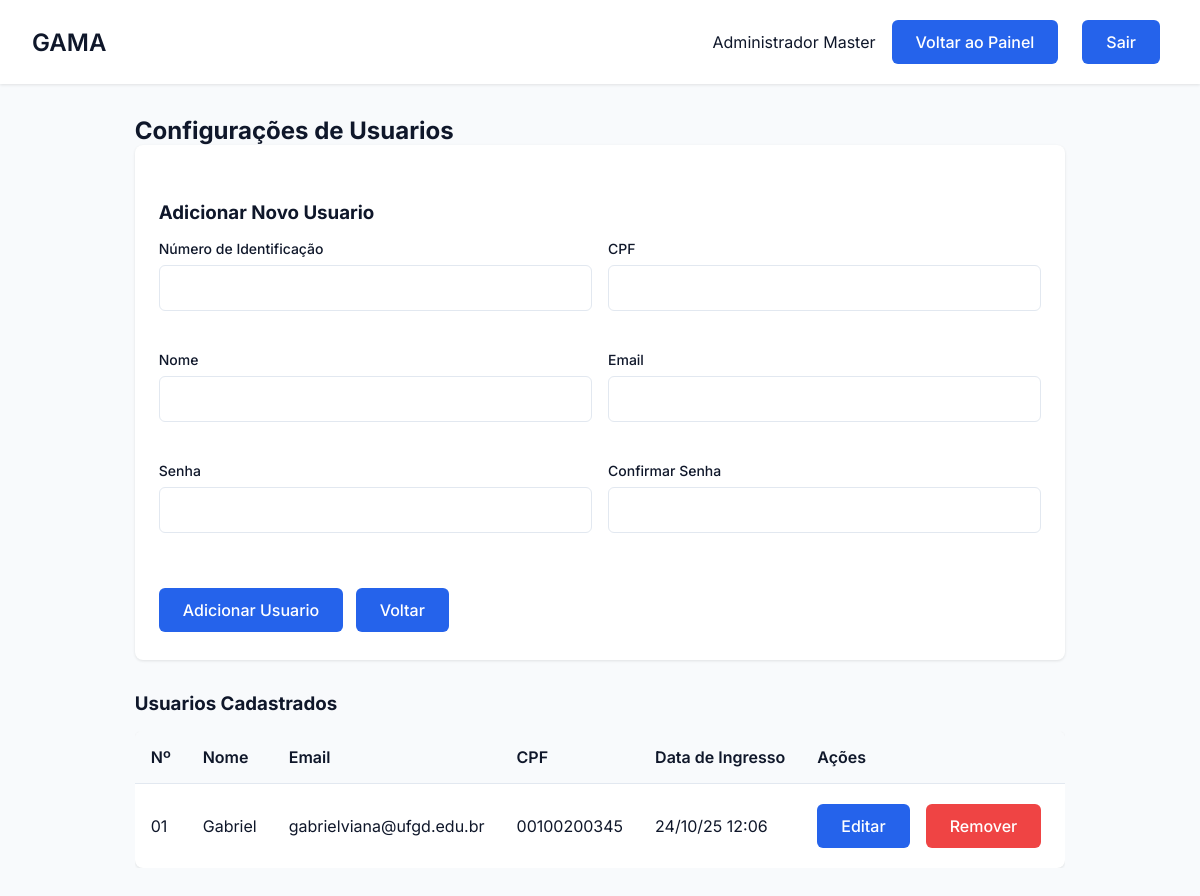
The page /usuario/config_usuarios (signed in) on the database its author committed.
### tables this page shows
CREATE TABLE Usuario (
        id_usuario TEXT PRIMARY KEY,
        cpf_usuario TEXT NOT NULL,
        nome TEXT NOT NULL,
        email TEXT NOT NULL,
        senha TEXT NOT NULL,
        tipo TEXT NOT NULL CHECK (tipo IN ('administrador', 'usuario')),
        data_ingresso DATETIME NOT NULL,
        data_saida DATETIME
    );

### gama/routes/usuario_routes.py (the view, shortened to what this page needs)
@usuario_bp.route('/config_usuarios', methods=['GET', 'POST'])
def config_usuarios():
    if 'usuario_id' not in session or session.get('tipo') != 'administrador':
        flash('Acesso negado.', 'error')
        return redirect(url_for('auth.login'))
    usuarios_originais = Usuario.get_all()
    usuarios_processados = []
    for usuario_tupla in usuarios_originais:
        usuario_lista = list(usuario_tupla)
        data_ingresso = usuario_lista[6]
        if isinstance(data_ingresso, str):
            try:
                usuario_lista[6] = datetime.strptime(data_ingresso.split('.')[0], '%Y-%m-%d %H:%M:%S')
            except ValueError:
                print(f"AVISO: Não foi possível converter a data '{data_ingresso}' para o usuario {usuario_lista[0]}.")
                usuario_lista[6] = data_ingresso
        usuarios_processados.append(tuple(usuario_lista))
    return render_template('config_usuarios.html', usuarios=usuarios_processados, nome=session.get('nome'))

### app.py (called while the page is built)
@app.before_request
def make_session_permanent():
    session.permanent = True

### gama/database/database.py (called while the page is built)
def conectar():
    diretorio_db = "gama/database"
    if not os.path.exists(diretorio_db):
        os.makedirs(diretorio_db)
    return sqlite3.connect(f"{diretorio_db}/editais.db")

### gama/models/usuario.py (called while the page is built)
    @staticmethod
    def get_all():
        conn = conectar()
        cursor = conn.cursor()
        try:
            cursor.execute("SELECT * FROM Usuario WHERE tipo = 'usuario'")
            return cursor.fetchall()
        except sqlite3.Error as e:
            print(f"Erro ao buscar usuários: {e}")
            return []
        finally:
            conn.close()

### gama/templates/config_usuarios.html (shortened to what this page needs)
<!DOCTYPE html>
<html lang="pt-BR">
<head>
    <link rel="stylesheet" href="{{ url_for('static', filename='css/estilo.css') }}">
    <link rel="stylesheet" href="{{ url_for('static', filename='css/usuarios.css') }}">
    <link rel="stylesheet" href="{{ url_for('static', filename='css/dashboard.css') }}">
    <link rel="stylesheet" href="https://cdnjs.cloudflare.com/ajax/libs/font-awesome/6.5.0/css/all.min.css">
</head>
<body>
    <div class="dashboard">
        <header class="dashboard-header">
            <nav class="dashboard-nav container">
                <h1 class="dashboard-title">GAMA</h1>
                <div class="dashboard-user">
                    <span>{{ session.get('nome') }}</span>
                    {% if session.get('tipo') == 'administrador' %}
                        <a href="{{ url_for('admin.painel_admin') }}" class="btn btn-primary">Voltar ao Painel</a>
                    {% else %}
                        <a href="{{ url_for('usuarios.painel_usuario') }}" class="btn btn-primary">Voltar ao Painel</a>
                    {% endif %}
                    <a href="{{ url_for('auth.logout') }}" class="btn btn-primary">Sair</a>
                </div>
            </nav>
        </header>
        <main class="dashboard-content container">
            <h2>Configurações de Usuarios</h2>
            <div class="form-container">
                <h3 class="titulo">Adicionar Novo Usuario</h3>
                <form action="{{ url_for('usuarios.config_usuarios') }}" method="POST">
                    <div class="form-row">
                        <div class="form-group">
                            <label for="id_usuario" class="form-label">Número de Identificação</label>
                            <input type="text" id="id_usuario" name="id_usuario" class="form-input" required>
                        </div>
                        <div class="form-group">
                            <label for="cpf_usuario" class="form-label">CPF</label>
                            <input type="text" id="cpf_usuario" name="cpf_usuario" class="form-input" required>
                        </div>
                    </div>
                    <div class="form-row">
                        <div class="form-group">
                            <label for="nome" class="form-label">Nome</label>
                            <input type="text" id="nome" name="nome" class="form-input" required>
                        </div>
                        <div class="form-group">
                            <label for="email" class="form-label">Email</label>
                            <input type="email" id="email" name="email" class="form-input" required>
                        </div>
                    </div>
                    <div class="form-row">
                        <div class="form-group">
                            <label for="senha" class="form-label">Senha</label>
                            <input type="password" id="senha" name="senha" class="form-input" required>
                        </div>
                        <div class="form-group">
                            <label for="confirmar_senha" class="form-label">Confirmar Senha</label>
                            <input type="password" id="confirmar_senha" name="confirmar_senha" class="form-input" required>
                        </div>
                    </div>
                    <div>
                        <button type="submit" class="btn btn-primary">Adicionar Usuario</button>
                        <a href="{{ url_for('admin.painel_admin') }}" class="btn btn-secondary">Voltar</a>
                    </div>
                </form>
            </div>
            <h3 class="titulo">Usuarios Cadastrados</h3>
            <div class="tabela-container">
                <table class="table">
                    <thead>
                        <tr>
                            <th>Nº</th>
                            <th>Nome</th>
                            <th>Email</th>
                            <th>CPF</th>
                            <th>Data de Ingresso</th>
                            <th>Ações</th>
                        </tr>
                    </thead>
                    <tbody>
                        {% for usuario in usuarios %}
                        <tr>
                            <td>{{ usuario[0] }}</td>
                            <td>{{ usuario[2] }}</td>
                            <td>{{ usuario[3] }}</td>
                            <td>{{ usuario[1] }}</td>
                            <td>{{ usuario[6].strftime('%d/%m/%y %H:%M') }}</td>
                            <td class="acoes">
                                <button class="btn btn-secundario" onclick="openEditModal('{{ usuario[0] }}', '{{ usuario[2] }}', '{{ usuario[3] }}', '{{ usuario[1] }}')">Editar</button>
                                <form action="{{ url_for('usuarios.remover_usuario', id_usuario=usuario[0]) }}" method="POST" class="inline-form" onsubmit="return confirm('Tem certeza que deseja remover este usuario?');">
                                    <button type="submit" class="btn btn-perigo">Remover</button>
                                </form>
                            </td>
                        </tr>
                        {% endfor %}
                    </tbody>
                </table>
            </div>
        </main>
    </div>
</body>
</html>

### gama/static/css/estilo.css (style rules this page uses)
* { margin: 0; padding: 0; box-sizing: border-box; font-family: 'Inter', sans-serif; }
:root { --primary: #2563eb; --primary-dark: #4338ca; --secondary: #64748b; --danger: #ef4444; --success: #22c55e; --background: #f8fafc; --surface: #ffffff; --text: #0f172a; --text-light: #64748b; --primary-light: #93c5fd; --secondary: #2563eb; --accent: #10b981; --card-bg: #ffffff; }
body { background-color: var(--background); color: var(--text); min-height: 100vh; }
.container { max-width: 1200px; margin: 0 auto; padding: 0 1rem; }
.form-group { margin-bottom: 1.5rem; }
.form-label { display: block; font-size: 0.875rem; font-weight: 500; margin-bottom: 0.5rem; color: var(--text); }
.form-input { width: 100%; padding: 0.75rem 1rem; border: 1px solid #e2e8f0; border-radius: 6px; font-size: 1rem; transition: all 0.2s; }
.btn { display: inline-flex; align-items: center; justify-content: center; padding: 0.75rem 1.5rem; margin-right: 0.5rem; margin-top: 0.25rem; margin-bottom: 0.25rem; background-color: var(--primary); color: white; font-size: 1rem; font-weight: 500; border-radius: 6px; cursor: pointer; transition: all 0.2s; border: none; text-decoration: none; }
.btn-primary { background-color: var(--primary); color: white; }
.dashboard-content { padding: 2rem; }
.btn-secondary { background-color: var(--secondary); color: white; }

### gama/static/css/usuarios.css (style rules this page uses)
.titulo { margin-top: 2rem; margin-bottom: 1rem; }
.tabela-container { overflow-x: auto; margin-bottom: 2rem; }
.table { width: 100%; border-collapse: collapse; background-color: var(--surface); border-radius: 8px; overflow: hidden; box-shadow: 0 1px 3px 0 rgb(0 0 0 / 0.1); }
.table th, .table td { padding: 1rem; text-align: left; border-bottom: 1px solid #e2e8f0; }
.table th { background-color: #f8fafc; font-weight: 600; }
.table tr:last-child td { border-bottom: none; }
.acoes { display: flex; gap: 0.5rem; }
.btn-secondary { margin-top: 15px; background-color: var(--secondary); color: white; text-decoration: none; }
.btn-perigo { background-color: var(--danger); color: white; }
.form-container { background-color: var(--surface); padding: 1.5rem; border-radius: 8px; box-shadow: 0 1px 3px 0 rgb(0 0 0 / 0.1); margin-bottom: 2rem; }
.form-row { display: flex; gap: 1rem; margin-bottom: 1rem; }
.form-group { flex: 1; }

### gama/static/css/dashboard.css (style rules this page uses)
.dashboard { min-height: 100vh; display: grid; grid-template-rows: auto 1fr; }
.dashboard-header { background: var(--surface); padding: 1rem; box-shadow: 0 1px 3px 0 rgb(0 0 0 / 0.1); margin-bottom: 2rem; }
.dashboard-nav { display: flex; justify-content: space-between; align-items: center; }
.container { max-width: 1200px; margin: 0 auto; padding: 0 1rem; }
.dashboard-title { font-size: 1.5rem; font-weight: 600; }
.dashboard-user { display: flex; align-items: center; gap: 1rem; }

### rows shown on the page
Usuario: id_usuario "01", nome "Gabriel", email "gabrielviana@ufgd.edu.br", cpf_usuario "00100200345", usuario "24/10/25 12:06"

### other values the page prints
{{ session.get('nome') }} "Administrador Master"
